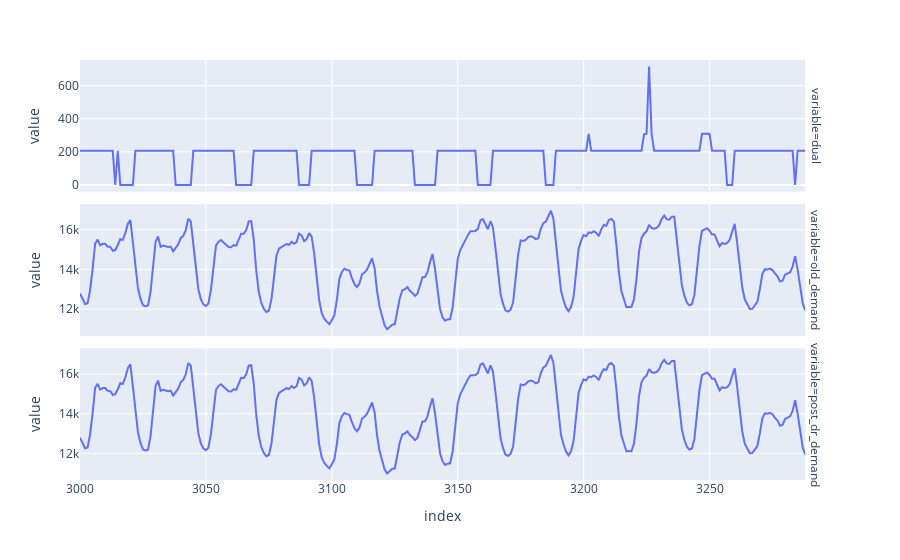

This figure's notebook cell:
### Code cell
dual_df["old_demand"] = ontario_demand.loc[t_start:t_end,"Ontario Demand"]
dual_df["post_dr_demand"] = ontario_demand.loc[t_start:t_end,"Ontario Demand"]

if demand_response:
    dual_df["post_dr_demand"] = dual_df["old_demand"] + dr_df["up"].values - dr_df["down"].values
    dual_df["dr_shift"] = dr_df["up"].values - dr_df["down"].values

# dual_df.melt(ignore_index=False)
fig = px.line(dual_df.melt(ignore_index=False).reset_index(),x="index",y="value", facet_row="variable" )
fig.update_yaxes(matches=None)
# ontario_demand.loc[t_start:t_end,"Ontario Demand"].plot()

### Figure 1 — Plotly figure (JSON) as saved in the notebook; plotly's stock layout.template omitted (floating-point values rounded to 4 significant figures; data arrays with more than 128 entries replaced by an {"elided": "..."} marker saying what was removed)
{"data": [{"hovertemplate": "variable=dual<br>index=%{x}<br>value=%{y}<extra></extra>", "legendgroup": "", "line": {"color": "#636efa", "dash": "solid"}, "marker": {"symbol": "circle"}, "mode": "lines", "name": "", "orientation": "v", "showlegend": false, "type": "scatter", "x": {"elided": "289 int values"}, "xaxis": "x3", "y": {"elided": "289 float values"}, "yaxis": "y3"}, {"hovertemplate": "variable=old_demand<br>index=%{x}<br>value=%{y}<extra></extra>", "legendgroup": "", "line": {"color": "#636efa", "dash": "solid"}, "marker": {"symbol": "circle"}, "mode": "lines", "name": "", "orientation": "v", "showlegend": false, "type": "scatter", "x": {"elided": "289 int values"}, "xaxis": "x2", "y": {"elided": "289 int values"}, "yaxis": "y2"}, {"hovertemplate": "variable=post_dr_demand<br>index=%{x}<br>value=%{y}<extra></extra>", "legendgroup": "", "line": {"color": "#636efa", "dash": "solid"}, "marker": {"symbol": "circle"}, "mode": "lines", "name": "", "orientation": "v", "showlegend": false, "type": "scatter", "x": {"elided": "289 int values"}, "xaxis": "x", "y": {"elided": "289 int values"}, "yaxis": "y"}], "layout": {"annotations": [{"font": {}, "showarrow": false, "text": "variable=post_dr_demand", "textangle": 90, "x": 0.98, "xanchor": "left", "xref": "paper", "y": 0.1567, "yanchor": "middle", "yref": "paper"}, {"font": {}, "showarrow": false, "text": "variable=old_demand", "textangle": 90, "x": 0.98, "xanchor": "left", "xref": "paper", "y": 0.5, "yanchor": "middle", "yref": "paper"}, {"font": {}, "showarrow": false, "text": "variable=dual", "textangle": 90, "x": 0.98, "xanchor": "left", "xref": "paper", "y": 0.8433, "yanchor": "middle", "yref": "paper"}], "legend": {"tracegroupgap": 0}, "margin": {"t": 60}, "xaxis": {"anchor": "y", "domain": [0, 0.98], "title": {"text": "index"}}, "xaxis2": {"anchor": "y2", "domain": [0, 0.98], "matches": "x", "showticklabels": false}, "xaxis3": {"anchor": "y3", "domain": [0, 0.98], "matches": "x", "showticklabels": false}, "yaxis": {"anchor": "x", "domain": [0, 0.3133], "title": {"text": "value"}}, "yaxis2": {"anchor": "x2", "domain": [0.3433, 0.6567], "title": {"text": "value"}}, "yaxis3": {"anchor": "x3", "domain": [0.6867, 1.0], "title": {"text": "value"}}}}
